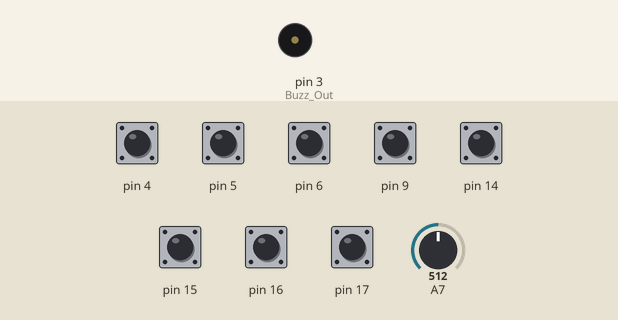
The sketch below on a simulated Arduino Nano, built with avr-gcc and run on an emulated ATmega328P. On the bench: buzzer (waves = sounding, pin HIGH). The inputs (shaded band) are chosen by the test bench; at power-on: pin 4–6, pin 9, pin 14–17 HIGH, A7 = 512. No radio packets arrive unless stated; what the sketch prints to the serial monitor is not drawn.

Above: at 1.5 s.
1.6 s: pin 4 pulled LOW for 1 s
At 3.75 s:
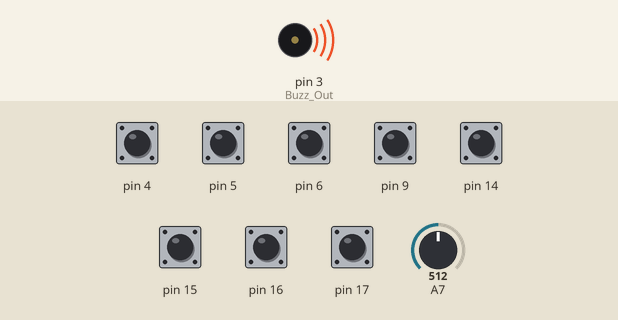
5.3 s: pin 5 pulled LOW for 0.15 s
8.4 s: pin 6 pulled LOW for 1 s
12.2 s: pin 9 pulled LOW for 0.15 s
15.3 s: pin 14 pulled LOW for 0.15 s
18.4 s: pin 15 pulled LOW for 1 s
Timing chart, 0 to 23.3 s (numbered marks = the images above; inputs shaded):
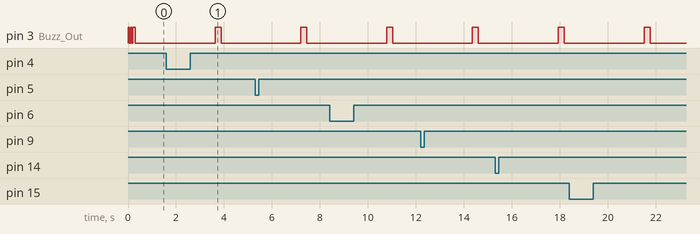

The sketch:

Transmitter_mcu2.0.ino
```cpp
/*Transmitter side MCU          //             \\
                           CW  (4)      ^      (1)  CCW
                               //  *    ^    *  \\
  Motors orientation                  * ^ *
                                        +
                                      *   *
                               \\  *         *  //
                          CCW  (3)             (2)  CW
                                \\             //

*/
#include <SPI.h>
#include <TimerOne.h>
#include <nRF24L01.h>
#include <RF24.h>
#define Buzz_Out      3                                 //D3, PD3
#define Throttle_Up   (PIND & B00100000)                //D5, PD5
#define Throttle_Dwn  (PINB & B00000010)                //D9, PB1
#define Yaw_Left      (PIND & B01000000)                //D6, PD6
#define Yaw_Right     (PIND & B00010000)                //D4, PD4
#define Pitch_Bck     (PINC & B00000001)                //A0, PC0
#define Roll_Right    (PINC & B00000010)                //A1, PC1
#define Pitch_Fwd     (PINC & B00000100)                //A2, PC2
#define Roll_Left     (PINC & B00001000)                //A3, PC3
RF24 radio(7, 8);                                       //(CE,CSN)  D7,D8
const byte rxAddr[6] = "00001";
uint8_t packet = B11111111;
float vbatt = 0;
bool batt_low = 0;
int i = 0;
int j = 0;
/*
   BIT 0 >  Trottle   UP
   BIT 1 >  Throttle  DOWN
   BIT 2 >  Yaw       RIGHT
   BIT 3 >  Yaw       LEFT
   BIT 4 >  Pitch     FORWARD
   BIT 5 >  Pitch     BACKWARD
   BIT 6 >  Roll      RIGHT
   BIT 7 >  Roll      LEFT
*/

void setup()
{
  Serial.begin(115200);
  radio.begin();
  radio.setRetries(10, 10);
  radio.setChannel(13);
  radio.setPALevel(RF24_PA_MAX);
  radio.setDataRate(RF24_2MBPS);
  radio.setAutoAck(0);
  radio.openWritingPipe(rxAddr);
  radio.stopListening();
  DDRB  &= B11111101;                                   //All switches are in N/O, active LOW configuration
  DDRC  &= B00000000;
  DDRD  &= B10001111;
  PORTB |= B00000010;
  PORTC |= B00001111;
  PORTD |= B01110000;
  pinMode(Buzz_Out, OUTPUT);                            //Buzzer O/P
  PORTD |= B00001000;                                   //Buzzer startup sequence
  delay(50);
  PORTD &= B11110111;
  delay(50);
  PORTD |= B00001000;
  delay(50);
  PORTD &= B11110111;
  delay(50);
  PORTD |= B00001000;
  delay(100);
  PORTD &= B11110111;
  Timer1.initialize(1000000);             //Set 62.5Hz refresh rate (16000 uS period) for the output channels by Timer 1
  Timer1.attachInterrupt(Display_Out);
}

void loop()
{
  vbatt = (float)(analogRead(A7)) / 210 * 1.941;
  (vbatt <= 6.5) ? batt_low = 1 : batt_low = 0;
  (batt_low == 1) ? alarm_beep(150, 2000) : PORTD &= B11110111;      //Controller battery low warning

  (Throttle_Up  == 0) ? packet &= B11111110  :  packet |= B00000001; //Throttle Up
  (Throttle_Dwn == 0) ? packet &= B11111101  :  packet |= B00000010; //Throttle Down
  (Yaw_Right    == 0) ? packet &= B11111011  :  packet |= B00000100; //Yaw Right
  (Yaw_Left     == 0) ? packet &= B11110111  :  packet |= B00001000; //Yaw Left
  (Pitch_Fwd    == 0) ? packet &= B11011111  :  packet |= B00100000; //Pitch Forward
  (Pitch_Bck    == 0) ? packet &= B11101111  :  packet |= B00010000; //Pitch Backward
  (Roll_Right   == 0) ? packet &= B10111111  :  packet |= B01000000; //Roll Right
  (Roll_Left    == 0) ? packet &= B01111111  :  packet |= B10000000; //Roll Left

  uint8_t rc_data[1] = {packet};
  radio.write(&rc_data, sizeof(rc_data));
}

int alarm_beep(int beep_on, int beep_off)
{
  i++;
  if (i >= beep_off)
  {
    PORTD |= B00001000;
    j++;
    if (j >= beep_on)
    {
      PORTD &= B11110111;
      i = 0;
      j = 0;
    }
  }
}

void Display_Out()
{
  Serial.write(packet);
}
```
